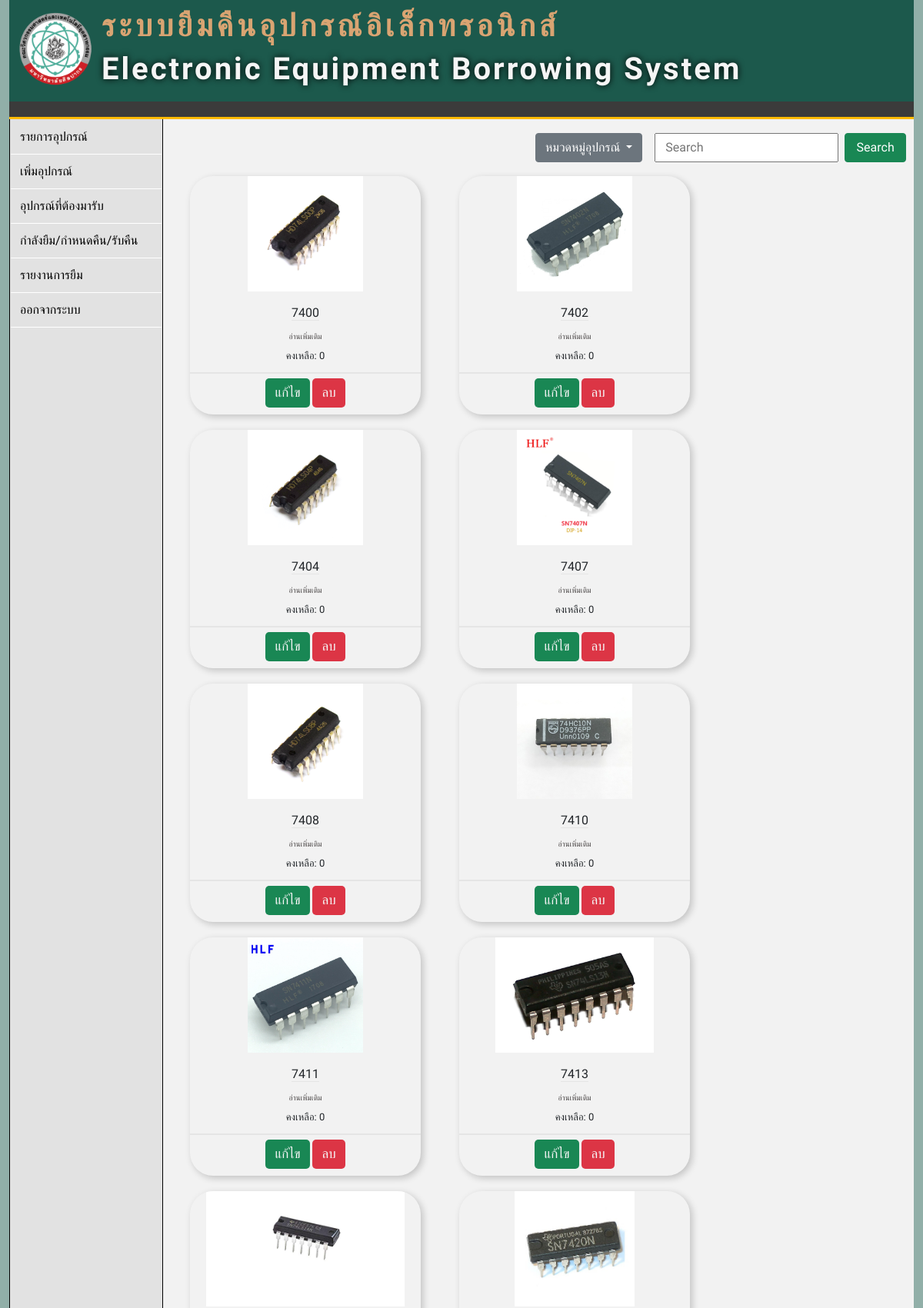
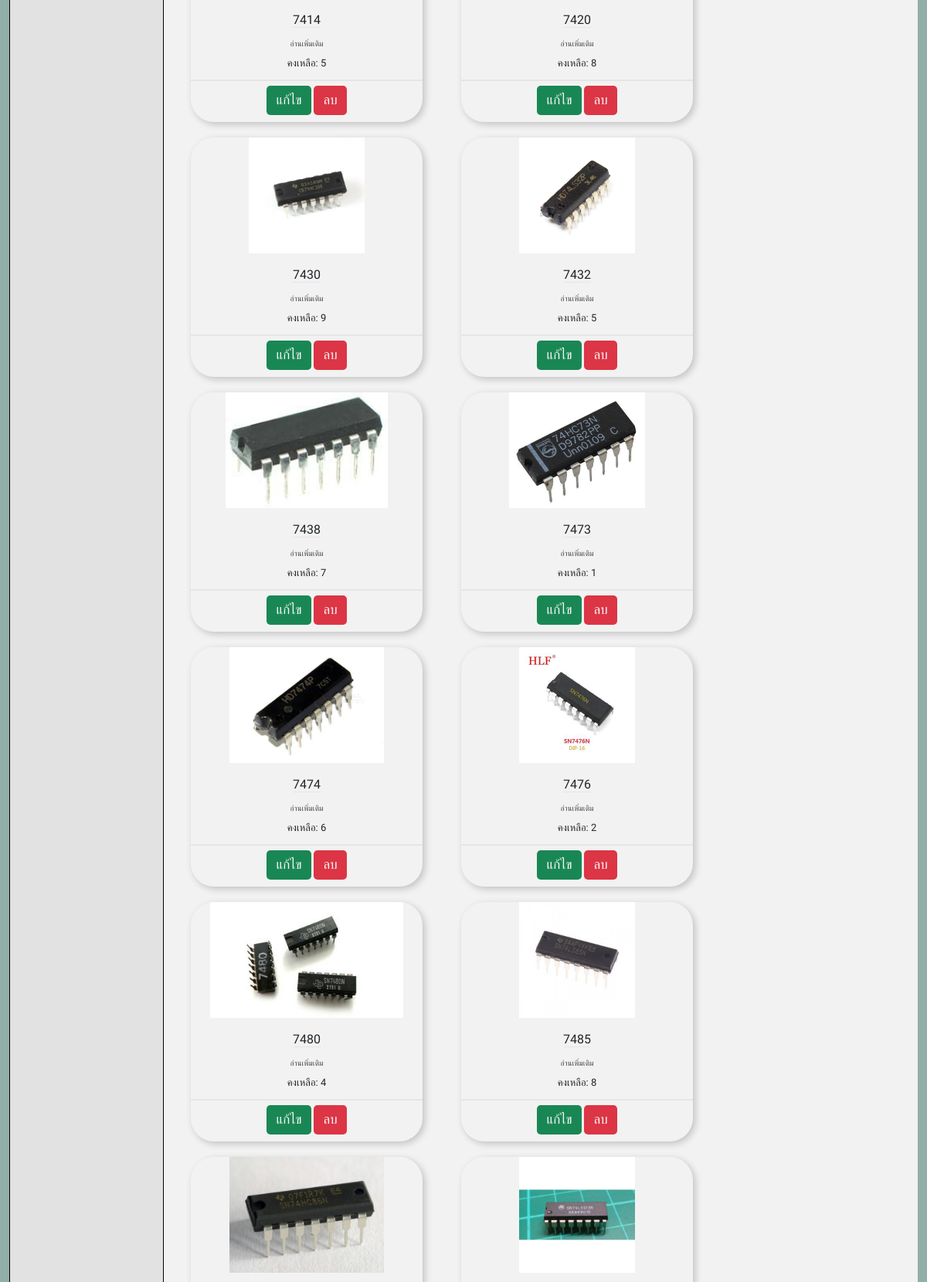
Page /a_eq_manage.php (upper part) on the committed database (2 pictures, top to bottom).
### tables this page shows
CREATE TABLE `tb_equipment` (
  `eq_id` int(100) NOT NULL,
  `eq_name` varchar(255) NOT NULL,
  `eq_typeid` int(11) NOT NULL,
  `eq_descriptions` longtext DEFAULT NULL,
  `eq_image` varchar(255) DEFAULT NULL,
  `eq_remain` int(100) NOT NULL,
  `eq_total` int(100) NOT NULL,
  `eq_status` int(10) NOT NULL DEFAULT 1,
  `added_time` date DEFAULT current_timestamp()
);

CREATE TABLE `tb_eq_type` (
  `eq_typeid` int(11) NOT NULL,
  `eq_typename` varchar(50) NOT NULL
);

### function/function.php (called while the page is built, shortened)
<?php
class DB_con
{
    public function __construct()
    {
        $conn = mysqli_connect(DB_SERVER, DB_USER, DB_PASS, DB_NAME);
        $this->dbcon = $conn;
    }
    public function eq_fetch()
    {
        $result = mysqli_query($this->dbcon, "SELECT a.eq_id, a.eq_name, a.eq_descriptions, a.eq_image, a.eq_remain, b.eq_typeid, b.eq_typename FROM tb_equipment a, tb_eq_type b WHERE a.eq_typeid=b.eq_typeid");
        return $result;
    }
}
?>

### a_eq_manage.php (the view, shortened to what this page needs)
<!doctype html>
<html lang="en">
<head>
    <link href="https://cdn.jsdelivr.net/npm/bootstrap@5.1.2/dist/css/bootstrap.min.css" rel="stylesheet">
    <link rel="stylesheet" href="css/eq_manage.css">
</head>
<body style="background-color: #91AFA8">
    <div class="container-fluid">
        <?php
            include "item/pageheader.php";
        ?>
            <div class="main">
                <aside>
                    <?php
                        include "item/menubar_a.php";
                    ?>
                </aside>
                <main style="background-color: #f2f2f2;">
                <div class="container">
                    <form class="row justify-content-end py-2" action="a_eq_manage.php" method="GET">
                        <div class="btn-group col-2">
                            <button type="button" class="btn btn-secondary dropdown-toggle" data-bs-toggle="dropdown" aria-expanded="false">
                                หมวดหมู่อุปกรณ์
                            </button>
                            <?php
                                include_once('function/function.php');
                            ?>
                        </div>
                        <input class="col-3 mx-2" type="search" placeholder="Search" aria-label="Search" name="qt">
                        <button class="btn btn-success col-1 " type="submit">Search</button>
                    </form>
                </div>
                <?php
                    include_once('function/function.php');
                    $fetchdata = new DB_con();
                    $sql = $fetchdata->eq_fetch();
                    while($row = mysqli_fetch_array($sql)) {
                ?>
                <div class="item">
                    <div class="img">
                        <a href="https://www.google.com/search?q=<?php echo $row['eq_name']; ?>" target="_blank">
                        <img src="photo_equipment/<?php echo $row['eq_typename']; ?>/<?php echo $row['eq_image']; ?>" alt=""></a>
                    </div>
                    <div class="content">
                        <h3><?php echo $row['eq_name']; ?></h3>
                        <a class="other" href="https://www.google.com/search?q=<?php echo $row['eq_name']; ?>">อ่านเพิ่มเติม</a>
                        <h4>คงเหลือ: <?php echo $row['eq_remain']; ?></h4>
                    </div>
                    <div class="footer">
                        <button type="button" class="btn btn-success btn_edit "  onclick="window.location.href='a_eq_edit.php?eq_id=<?php echo $row['eq_id']; ?>'">แก้ไข</button>
                        <button type="button" class="btn btn-danger btn_delete"  onclick="window.location.href='function/eq_delete.php?eq_id=<?php echo $row['eq_id']; ?>'">ลบ</button>
                    </div>
                </div>
                <?php
                    }
                ?>
            </main>
        </div>
        <?php
            include "item/footer.php";
        ?>
    </div>
</body>
</html>

### css/eq_manage.css (style rules this page uses)
.item { margin: 10px 25px; height: 310px; width: 300px; box-shadow: 3px 3px 10px rgba(0, 0, 0, 0.2); border-radius: 30px; overflow: hidden; }
.img { height: 150px; overflow: hidden; text-align: center; }
.img img { height: 100%; }
.content { margin-top: 12px; text-align: center; border-bottom: 2px solid #e5e5e5; height: 95px; display: flex; justify-content: center; align-items: center; flex-direction: column; padding: 1rem; }
.content h3 { font-size: medium; border-bottom: 1px solid #e5e5e5; }
.content h4 { margin-top: 10px; font-size: small; }
.content .other { margin-top: 5px; font-size: 10px; font-weight: lighter; color: rgb(75, 71, 71); text-decoration: none; }
.btn_edit,.btn_delete { margin-top: 6px; border-radius: 5px; color: whitesmoke; font-size: 17px; border: none; }
.footer { height: 25px; text-align: center; }

### css/pageheader.css (style rules this page uses)
* { margin: 0; padding: 0; box-sizing: border-box; font-family: 'Trirong', serif; }
.container { margin: 0 auto; width: 100%; }
.main { display: flex; }
aside { width: 200px; align-self: stretch; background-color: #E2E2E2; border: 1px solid black; border-top: none; }
main { flex: 1; padding: 10px 10px; display: flex; flex-wrap: wrap; }

### rows in the picture
tb_equipment: eq_typeid+eq_image (picture), eq_name "7400", eq_remain "0"
tb_equipment: eq_typeid+eq_image (picture), eq_name "7402", eq_remain "0"
tb_equipment: eq_typeid+eq_image (picture), eq_name "7404", eq_remain "0"
tb_equipment: eq_typeid+eq_image (picture), eq_name "7407", eq_remain "0"
tb_equipment: eq_typeid+eq_image (picture), eq_name "7408", eq_remain "0"
tb_equipment: eq_typeid+eq_image (picture), eq_name "7410", eq_remain "0"
tb_equipment: eq_typeid+eq_image (picture), eq_name "7411", eq_remain "0"
tb_equipment: eq_typeid+eq_image (picture), eq_name "7413", eq_remain "0"
tb_equipment: eq_typeid+eq_image (picture), eq_name "7414", eq_remain "5"
tb_equipment: eq_typeid+eq_image (picture), eq_name "7420", eq_remain "8"
tb_equipment: eq_typeid+eq_image (picture), eq_name "7430", eq_remain "9"
tb_equipment: eq_typeid+eq_image (picture), eq_name "7432", eq_remain "5"
tb_equipment: eq_typeid+eq_image (picture), eq_name "7438", eq_remain "7"
tb_equipment: eq_typeid+eq_image (picture), eq_name "7473", eq_remain "1"
tb_equipment: eq_typeid+eq_image (picture), eq_name "7474", eq_remain "6"
tb_equipment: eq_typeid+eq_image (picture), eq_name "7476", eq_remain "2"
tb_equipment: eq_typeid+eq_image (picture), eq_name "7480", eq_remain "4"
tb_equipment: eq_typeid+eq_image (picture), eq_name "7485", eq_remain "8"
tb_equipment: eq_typeid+eq_image (picture)
tb_equipment: eq_typeid+eq_image (picture)
